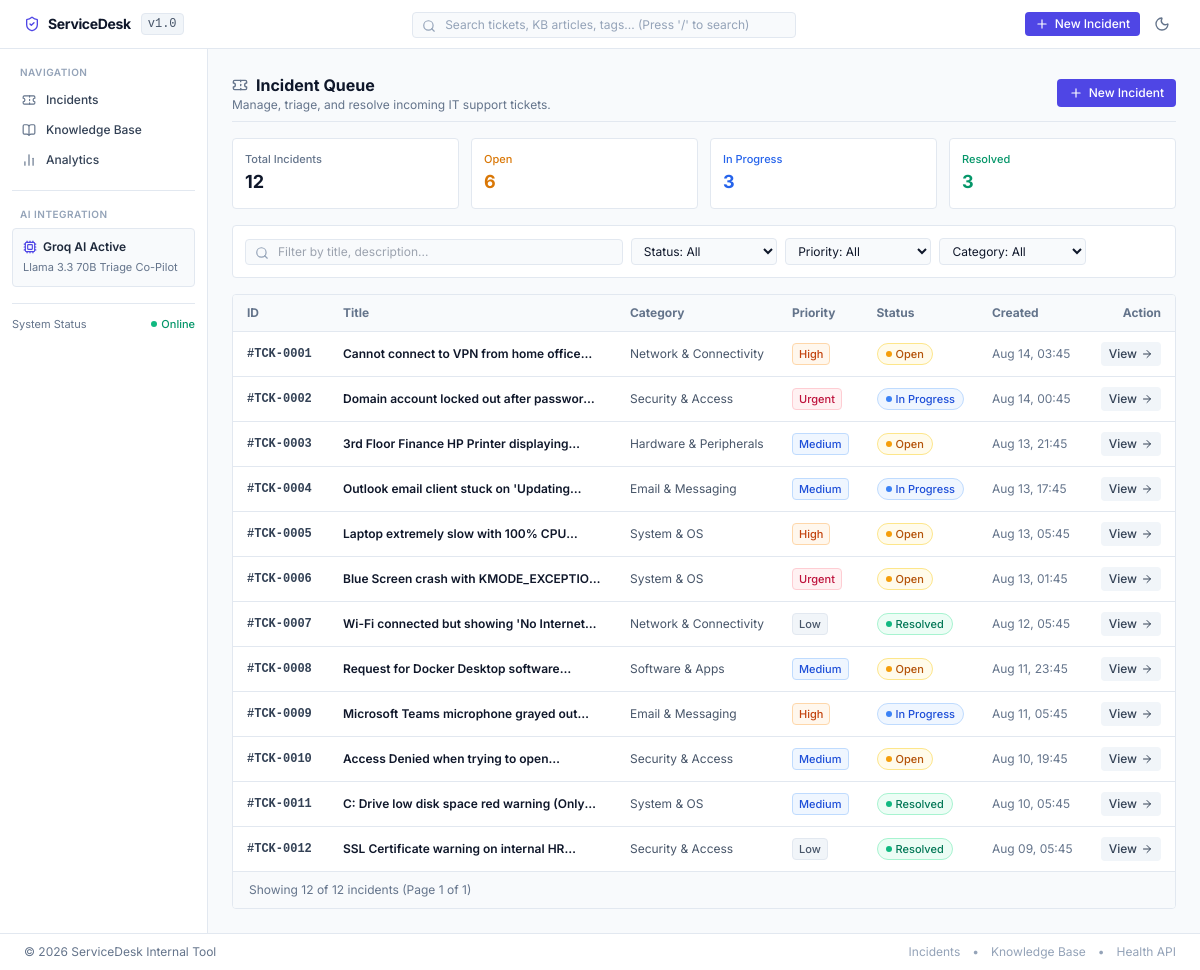
Page /tickets on the committed database.
### app/models.py (models this page shows)
class Ticket(Base):
    __tablename__ = "tickets"
    id = Column(Integer, primary_key=True, index=True, autoincrement=True)
    title = Column(String(255), nullable=False)
    description = Column(Text, nullable=False)
    status = Column(String(50), nullable=False, default="Open")  # Open, In Progress, Pending, Resolved, Closed
    priority = Column(String(50), nullable=False, default="Medium")  # Low, Medium, High, Urgent
    category = Column(String(100), nullable=False, default="General IT")
    ai_summary = Column(Text, nullable=True)
    suggested_resolution = Column(Text, nullable=True)
    final_resolution = Column(Text, nullable=True)
    created_at = Column(DateTime(timezone=True), default=utc_now)
    updated_at = Column(DateTime(timezone=True), default=utc_now, onupdate=utc_now)
    activities = relationship("TicketActivity", back_populates="ticket", cascade="all, delete-orphan", order_by="TicketActivity.created_at.desc()")

### app/routers/tickets.py (the view)
@router.get("/tickets", response_class=HTMLResponse)
async def list_tickets(
    request: Request,
    q: Optional[str] = Query(None),
    status_filter: Optional[str] = Query(None, alias="status"),
    priority_filter: Optional[str] = Query(None, alias="priority"),
    category_filter: Optional[str] = Query(None, alias="category"),
    page: int = Query(1, ge=1),
    page_size: int = Query(20, ge=1, le=100),
    created: Optional[bool] = False,
    deleted: Optional[bool] = False,
    db: Session = Depends(get_db)
):
    skip = (page - 1) * page_size
    tickets, total_count = TicketService.get_all_tickets(
        db=db,
        query=q,
        status=status_filter,
        priority=priority_filter,
        category=category_filter,
        skip=skip,
        limit=page_size
    )
    categories = TicketService.get_categories(db)
    counts = TicketService.get_ticket_counts(db)
    total_pages = max(1, (total_count + page_size - 1) // page_size)
    return templates.TemplateResponse(
        request=request,
        name="tickets/list.html",
        context={
            "app_name": settings.APP_NAME,
            "tickets": tickets,
            "counts": counts,
            "categories": categories,
            "statuses": VALID_STATUSES,
            "priorities": VALID_PRIORITIES,
            "search_query": q or "",
            "selected_status": status_filter or "All",
            "selected_priority": priority_filter or "All",
            "selected_category": category_filter or "All",
            "page": page,
            "total_pages": total_pages,
            "total_count": total_count,
            "created_success": created,
            "deleted_success": deleted
        }
    )

### app/templates/tickets/list.html (shortened to what this page needs)
{% extends "base.html" %}
{% block content %}
<div class="space-y-4">
    <div class="flex items-center justify-between gap-4 pb-2 border-b border-slate-200 dark:border-slate-800">
        <div>
            <h1 class="text-base font-bold text-slate-900 dark:text-white flex items-center gap-2">
                <i data-lucide="ticket" class="w-4 h-4 text-slate-500"></i>
                <span>Incident Queue</span>
            </h1>
            <p class="text-xs text-slate-500">Manage, triage, and resolve incoming IT support tickets.</p>
        </div>
        <div>
            <a href="/tickets/new" class="inline-flex items-center gap-1.5 px-3 py-1.5 rounded bg-indigo-600 hover:bg-indigo-700 text-white text-xs font-medium shadow-xs transition">
                <i data-lucide="plus" class="w-3.5 h-3.5"></i>
                <span>New Incident</span>
            </a>
        </div>
    </div>
    <div class="grid grid-cols-2 sm:grid-cols-4 gap-3">
        <a href="/tickets" class="p-3 rounded border border-slate-200 dark:border-slate-800 bg-white dark:bg-slate-900 shadow-xs hover:border-slate-300 transition">
            <span class="text-[11px] font-medium text-slate-500 block">Total Incidents</span>
            <span class="text-lg font-bold text-slate-900 dark:text-white">{{ counts.total }}</span>
        </a>
        <a href="/tickets?status=Open" class="p-3 rounded border border-slate-200 dark:border-slate-800 bg-white dark:bg-slate-900 shadow-xs hover:border-slate-300 transition">
            <span class="text-[11px] font-medium text-amber-600 dark:text-amber-400 block">Open</span>
            <span class="text-lg font-bold text-amber-600 dark:text-amber-400">{{ counts.open }}</span>
        </a>
        <a href="/tickets?status=In+Progress" class="p-3 rounded border border-slate-200 dark:border-slate-800 bg-white dark:bg-slate-900 shadow-xs hover:border-slate-300 transition">
            <span class="text-[11px] font-medium text-blue-600 dark:text-blue-400 block">In Progress</span>
            <span class="text-lg font-bold text-blue-600 dark:text-blue-400">{{ counts.in_progress }}</span>
        </a>
        <a href="/tickets?status=Resolved" class="p-3 rounded border border-slate-200 dark:border-slate-800 bg-white dark:bg-slate-900 shadow-xs hover:border-slate-300 transition">
            <span class="text-[11px] font-medium text-emerald-600 dark:text-emerald-400 block">Resolved</span>
            <span class="text-lg font-bold text-emerald-600 dark:text-emerald-400">{{ counts.resolved }}</span>
        </a>
    </div>
    <div class="p-3 rounded border border-slate-200 dark:border-slate-800 bg-white dark:bg-slate-900 shadow-xs">
        <form method="GET" action="/tickets" class="grid grid-cols-1 sm:grid-cols-12 gap-2 items-center">
            <div class="sm:col-span-5 relative">
                <i data-lucide="search" class="absolute left-2.5 top-2 w-3.5 h-3.5 text-slate-400"></i>
                <input
                    type="text"
                    name="q"
                    value="{{ search_query }}"
                    placeholder="Filter by title, description..."
                    class="w-full pl-8 pr-3 py-1 rounded border border-slate-200 dark:border-slate-700 bg-slate-50 dark:bg-slate-800 text-slate-900 dark:text-white text-xs focus:outline-none focus:ring-1 focus:ring-indigo-500"
                >
            </div>
            <div class="sm:col-span-2">
                <select name="status" onchange="this.form.submit()" class="w-full px-2 py-1 rounded border border-slate-200 dark:border-slate-700 bg-slate-50 dark:bg-slate-800 text-slate-900 dark:text-white text-xs focus:outline-none focus:ring-1 focus:ring-indigo-500">
                    <option value="All" {% if selected_status == 'All' %}selected{% endif %}>Status: All</option>
                </select>
            </div>
            <div class="sm:col-span-2">
                <select name="priority" onchange="this.form.submit()" class="w-full px-2 py-1 rounded border border-slate-200 dark:border-slate-700 bg-slate-50 dark:bg-slate-800 text-slate-900 dark:text-white text-xs focus:outline-none focus:ring-1 focus:ring-indigo-500">
                    <option value="All" {% if selected_priority == 'All' %}selected{% endif %}>Priority: All</option>
                </select>
            </div>
            <div class="sm:col-span-2">
                <select name="category" onchange="this.form.submit()" class="w-full px-2 py-1 rounded border border-slate-200 dark:border-slate-700 bg-slate-50 dark:bg-slate-800 text-slate-900 dark:text-white text-xs focus:outline-none focus:ring-1 focus:ring-indigo-500">
                    <option value="All" {% if selected_category == 'All' %}selected{% endif %}>Category: All</option>
                </select>
            </div>
        </form>
    </div>
    {% if tickets %}
        <div class="rounded border border-slate-200 dark:border-slate-800 bg-white dark:bg-slate-900 shadow-xs overflow-hidden">
            <div class="overflow-x-auto">
                <table class="w-full text-left text-xs">
                    <thead class="bg-slate-50 dark:bg-slate-800/60 border-b border-slate-200 dark:border-slate-800 text-slate-500 font-semibold">
                        <tr>
                            <th class="py-2.5 px-3.5 w-24">ID</th>
                            <th class="py-2.5 px-3.5">Title</th>
                            <th class="py-2.5 px-3.5">Category</th>
                            <th class="py-2.5 px-3.5">Priority</th>
                            <th class="py-2.5 px-3.5">Status</th>
                            <th class="py-2.5 px-3.5">Created</th>
                            <th class="py-2.5 px-3.5 text-right">Action</th>
                        </tr>
                    </thead>
                    <tbody class="divide-y divide-slate-200 dark:divide-slate-800">
                        {% for ticket in tickets %}
                            <tr class="table-row-hover transition-colors">
                                <td class="py-2.5 px-3.5 font-mono font-semibold text-slate-700 dark:text-slate-300">
                                    <a href="/tickets/{{ ticket.id }}" class="hover:text-indigo-600">
                                        #TCK-{{ "%04d" % ticket.id }}
                                    </a>
                                </td>
                                <td class="py-2.5 px-3.5">
                                    <a href="/tickets/{{ ticket.id }}" class="font-semibold text-slate-900 dark:text-white hover:text-indigo-600 dark:hover:text-indigo-400 line-clamp-1">
                                        {{ ticket.title }}
                                    </a>
                                </td>
                                <td class="py-2.5 px-3.5 text-slate-600 dark:text-slate-400 whitespace-nowrap">
                                    {{ ticket.category }}
                                </td>
                                <td class="py-2.5 px-3.5 whitespace-nowrap">
                                    {% if ticket.priority == 'Urgent' or ticket.priority == 'Critical' %}
                                        <span class="inline-flex items-center px-1.5 py-0.5 rounded text-[11px] font-medium bg-rose-50 text-rose-700 border border-rose-200 dark:bg-rose-950/40 dark:text-rose-300 dark:border-rose-800">
                                            Urgent
                                        </span>
                                    {% elif ticket.priority == 'High' %}
                                        <span class="inline-flex items-center px-1.5 py-0.5 rounded text-[11px] font-medium bg-orange-50 text-orange-700 border border-orange-200 dark:bg-orange-950/40 dark:text-orange-300 dark:border-orange-800">
                                            High
                                        </span>
                                    {% elif ticket.priority == 'Medium' %}
                                        <span class="inline-flex items-center px-1.5 py-0.5 rounded text-[11px] font-medium bg-blue-50 text-blue-700 border border-blue-200 dark:bg-blue-950/40 dark:text-blue-300 dark:border-blue-800">
                                            Medium
                                        </span>
                                    {% else %}
                                        <span class="inline-flex items-center px-1.5 py-0.5 rounded text-[11px] font-medium bg-slate-100 text-slate-600 border border-slate-200 dark:bg-slate-800 dark:text-slate-400 dark:border-slate-700">
                                            Low
                                        </span>
                                    {% endif %}
                                </td>
                                <td class="py-2.5 px-3.5 whitespace-nowrap">
                                    {% if ticket.status == 'Open' %}
                                        <span class="inline-flex items-center gap-1 px-2 py-0.5 rounded-full text-[11px] font-medium bg-amber-50 text-amber-700 border border-amber-200 dark:bg-amber-950/40 dark:text-amber-300 dark:border-amber-800">
                                            <span class="h-1.5 w-1.5 rounded-full bg-amber-500"></span> Open
                                        </span>
                                    {% elif ticket.status == 'In Progress' %}
                                        <span class="inline-flex items-center gap-1 px-2 py-0.5 rounded-full text-[11px] font-medium bg-blue-50 text-blue-700 border border-blue-200 dark:bg-blue-950/40 dark:text-blue-300 dark:border-blue-800">
                                            <span class="h-1.5 w-1.5 rounded-full bg-blue-500"></span> In Progress
                                        </span>
                                    {% elif ticket.status == 'Resolved' %}
                                        <span class="inline-flex items-center gap-1 px-2 py-0.5 rounded-full text-[11px] font-medium bg-emerald-50 text-emerald-700 border border-emerald-200 dark:bg-emerald-950/40 dark:text-emerald-300 dark:border-emerald-800">
                                            <span class="h-1.5 w-1.5 rounded-full bg-emerald-500"></span> Resolved
                                        </span>
                                    {% else %}
                                        <span class="inline-flex items-center gap-1 px-2 py-0.5 rounded-full text-[11px] font-medium bg-slate-100 text-slate-600 border border-slate-200 dark:bg-slate-800 dark:text-slate-400 dark:border-slate-700">
                                            Closed
                                        </span>
                                    {% endif %}
                                </td>
                                <td class="py-2.5 px-3.5 text-slate-500 whitespace-nowrap">
                                    {{ ticket.created_at.strftime('%b %d, %H:%M') }}
                                </td>
                                <td class="py-2.5 px-3.5 text-right whitespace-nowrap">
                                    <a href="/tickets/{{ ticket.id }}" class="inline-flex items-center gap-1 px-2 py-1 rounded bg-slate-100 dark:bg-slate-800 hover:bg-slate-200 dark:hover:bg-slate-700 text-slate-700 dark:text-slate-300 text-xs font-medium transition">
                                        <span>View</span>
                                        <i data-lucide="arrow-right" class="w-3 h-3"></i>
                                    </a>
                                </td>
                            </tr>
                        {% endfor %}
                    </tbody>
                </table>
            </div>
            <div class="px-4 py-2.5 bg-slate-50 dark:bg-slate-800/50 border-t border-slate-200 dark:border-slate-800 flex items-center justify-between text-xs text-slate-500">
                <div>
                    Showing {{ tickets|length }} of {{ total_count }} incidents (Page {{ page }} of {{ total_pages }})
                </div>
            </div>
        </div>
    {% endif %}
</div>
{% endblock %}

### app/static/css/style.css (style rules this page uses)
body { font-family: 'Inter', -apple-system, BlinkMacSystemFont, "Segoe UI", Roboto, sans-serif; color: #0f172a; background-color: #f8fafc; }

### rows in the picture
Ticket: id "0001", title "Cannot connect to VPN from home…", category "Network & Connectivity", priority "High", status "Open" (drawn), created_at "Aug 14, 03:45"
Ticket: id "0002", title "Domain account locked out after…", category "Security & Access", priority "Urgent", status "In Progress" (drawn), created_at "Aug 14, 00:45"
Ticket: id "0003", title "3rd Floor Finance HP Printer…", category "Hardware & Peripherals", priority "Medium", status "Open" (drawn), created_at "Aug 13, 21:45"
Ticket: id "0004", title "Outlook email client stuck on…", category "Email & Messaging", priority "Medium", status "In Progress" (drawn), created_at "Aug 13, 17:45"
Ticket: id "0005", title "Laptop extremely slow with 100%…", category "System & OS", priority "High", status "Open" (drawn), created_at "Aug 13, 05:45"
Ticket: id "0006", title "Blue Screen crash with…", category "System & OS", priority "Urgent", status "Open" (drawn), created_at "Aug 13, 01:45"
Ticket: id "0007", title "Wi-Fi connected but showing 'No…", category "Network & Connectivity", priority "Low", status "Resolved" (drawn), created_at "Aug 12, 05:45"
Ticket: id "0008", title "Request for Docker Desktop…", category "Software & Apps", priority "Medium", status "Open" (drawn), created_at "Aug 11, 23:45"
Ticket: id "0009", title "Microsoft Teams microphone grayed…", category "Email & Messaging", priority "High", status "In Progress" (drawn), created_at "Aug 11, 05:45"
Ticket: id "0010", title "Access Denied when trying to…", category "Security & Access", priority "Medium", status "Open" (drawn), created_at "Aug 10, 19:45"
Ticket: id "0011", title "C: Drive low disk space red warning…", category "System & OS", priority "Medium", status "Resolved" (drawn), created_at "Aug 10, 05:45"
Ticket: id "0012", title "SSL Certificate warning on internal…", category "Security & Access", priority "Low", status "Resolved" (drawn), created_at "Aug 09, 05:45"

### other values in the picture
{{ counts.total }} "12"
{{ counts.open }} "6"
{{ counts.in_progress }} "3"
{{ counts.resolved }} "3"
{{ tickets|length }} "12"
{{ total_count }} "12"
{{ page }} "1"
{{ total_pages }} "1"
